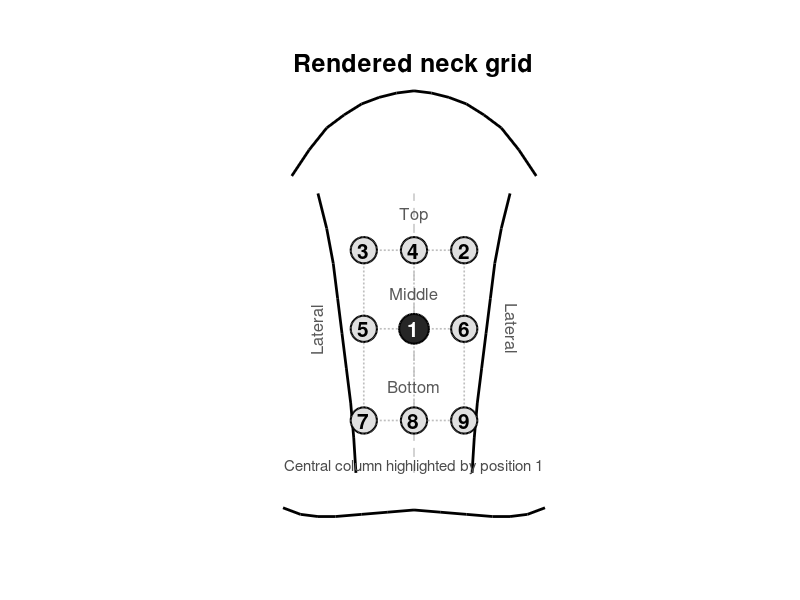

This figure's MATLAB source:
% ============================================================
% Rendered neck grids (concept figure)
% Generates a simple front-view neck outline with 9 grid positions
% using your acquisition numbering:
%
%   3   4   2
%   5   1   6
%   7   8   9
%
% Save as:
%   figure_rendered_neck_grids.m
% ============================================================

clear; clc; close all;

fig = figure('Color','w','Position',[100 100 700 900]);
hold on; axis equal; axis off;

%% ---------------- Neck / lower-face outline ----------------
% Simple symmetric outline for concept rendering
% x right positive, y upward

% jaw / lower face
jaw_x = [-2.8 -2.4 -2.0 -1.6 -1.2 -0.8 -0.4 0 0.4 0.8 1.2 1.6 2.0 2.4 2.8];
jaw_y = [ 7.8  8.4  8.9  9.2  9.45 9.6  9.7  9.75 9.7  9.6  9.45 9.2  8.9  8.4  7.8];

% neck outline
left_neck_x  = [-2.2 -2.0 -1.85 -1.75 -1.65 -1.55 -1.45 -1.38 -1.33];
left_neck_y  = [ 7.4  6.6  5.8   5.0   4.2   3.4   2.6   1.8   1.0];

right_neck_x = -fliplr(left_neck_x);
right_neck_y = fliplr(left_neck_y);

% shoulders / lower end
shoulder_x = [-3.0 -2.6 -2.2 -1.8 -1.2 -0.6 0 0.6 1.2 1.8 2.2 2.6 3.0];
shoulder_y = [ 0.2  0.05 0.0  0.0  0.05 0.1 0.15 0.1 0.05 0.0 0.0 0.05 0.2];

plot(jaw_x, jaw_y, 'k', 'LineWidth', 2.0);
plot(left_neck_x, left_neck_y, 'k', 'LineWidth', 2.0);
plot(right_neck_x, right_neck_y, 'k', 'LineWidth', 2.0);
plot(shoulder_x, shoulder_y, 'k', 'LineWidth', 2.0);

% center line
plot([0 0], [1.0 7.4], '--', 'Color', [0.75 0.75 0.75], 'LineWidth', 1);

%% ---------------- Grid positions ----------------
% 3x3 spatial grid on neck
% top row, middle row, bottom row
y_top = 6.1;
y_mid = 4.3;
y_bot = 2.2;

x_left  = -1.15;
x_mid   = 0.0;
x_right = 1.15;

% numbering according to your real acquisition map:
%   3 4 2
%   5 1 6
%   7 8 9
pos = struct();

pos(1).num = 3; pos(1).xy = [x_left,  y_top];
pos(2).num = 4; pos(2).xy = [x_mid,   y_top];
pos(3).num = 2; pos(3).xy = [x_right, y_top];

pos(4).num = 5; pos(4).xy = [x_left,  y_mid];
pos(5).num = 1; pos(5).xy = [x_mid,   y_mid];
pos(6).num = 6; pos(6).xy = [x_right, y_mid];

pos(7).num = 7; pos(7).xy = [x_left,  y_bot];
pos(8).num = 8; pos(8).xy = [x_mid,   y_bot];
pos(9).num = 9; pos(9).xy = [x_right, y_bot];

% faint grid guides
plot([x_left x_left],   [y_bot y_top], ':', 'Color', [0.75 0.75 0.75], 'LineWidth', 1.2);
plot([x_mid x_mid],     [y_bot y_top], ':', 'Color', [0.75 0.75 0.75], 'LineWidth', 1.2);
plot([x_right x_right], [y_bot y_top], ':', 'Color', [0.75 0.75 0.75], 'LineWidth', 1.2);

plot([x_left x_right], [y_top y_top], ':', 'Color', [0.75 0.75 0.75], 'LineWidth', 1.2);
plot([x_left x_right], [y_mid y_mid], ':', 'Color', [0.75 0.75 0.75], 'LineWidth', 1.2);
plot([x_left x_right], [y_bot y_bot], ':', 'Color', [0.75 0.75 0.75], 'LineWidth', 1.2);

% draw nodes
for i = 1:numel(pos)
    x = pos(i).xy(1);
    y = pos(i).xy(2);

    if pos(i).num == 1
        facecol = [0.15 0.15 0.15];   % emphasize central main position
        txtcol  = 'w';
        r = 0.34;
    else
        facecol = [0.88 0.88 0.88];
        txtcol  = 'k';
        r = 0.30;
    end

    rectangle('Position',[x-r y-r 2*r 2*r],...
              'Curvature',[1 1],...
              'FaceColor',facecol,...
              'EdgeColor','k',...
              'LineWidth',1.5);

    text(x, y, sprintf('%d', pos(i).num),...
        'HorizontalAlignment','center',...
        'VerticalAlignment','middle',...
        'FontWeight','bold',...
        'FontSize',15,...
        'Color',txtcol);
end

%% ---------------- Region labels ----------------
text(0, 10.35, 'Rendered neck grid',...
    'HorizontalAlignment','center',...
    'FontWeight','bold',...
    'FontSize',18);

text(0, 6.9,  'Top',    'HorizontalAlignment','center', 'FontSize',12, 'Color',[0.35 0.35 0.35]);
text(0, 5.1,  'Middle', 'HorizontalAlignment','center', 'FontSize',12, 'Color',[0.35 0.35 0.35]);
text(0, 3.0,  'Bottom', 'HorizontalAlignment','center', 'FontSize',12, 'Color',[0.35 0.35 0.35]);

text(-2.25, 4.3, 'Lateral',...
    'HorizontalAlignment','center', 'Rotation',90,...
    'FontSize',12, 'Color',[0.35 0.35 0.35]);

text(2.25, 4.3, 'Lateral',...
    'HorizontalAlignment','center', 'Rotation',-90,...
    'FontSize',12, 'Color',[0.35 0.35 0.35]);

text(0, 1.15, 'Central column highlighted by position 1',...
    'HorizontalAlignment','center',...
    'FontSize',11,...
    'Color',[0.3 0.3 0.3]);

xlim([-3.6 3.6]);
ylim([-0.4 10.8]);

%% ---------------- Optional save ----------------
exportgraphics(fig, 'Figure_rendered_neck_grids.png', 'Resolution', 300);
